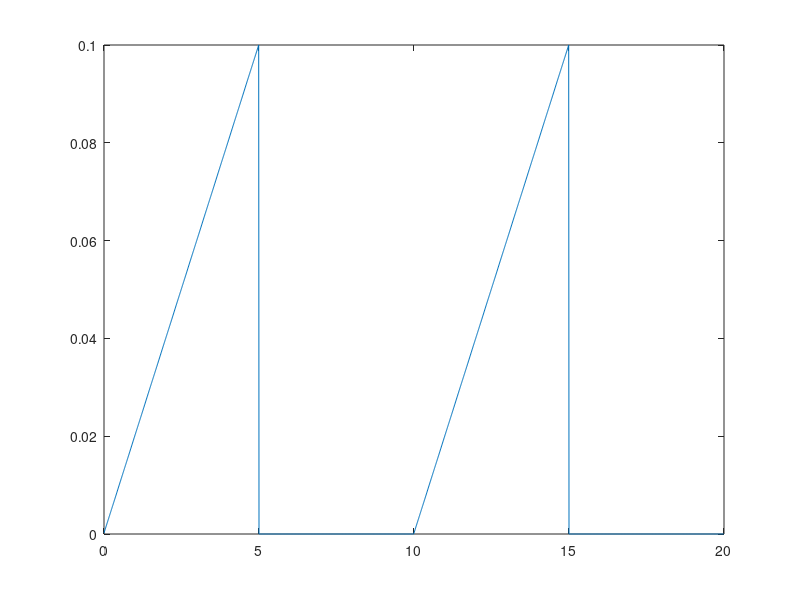

This chart was generated by the following MATLAB code:
% 1 m/s input .1m drop from side walk
t=0:.01:19.99;
w=.01:.01:5;
u1=(w/50);
u2=0*ones(1,500);
u3=(w/50);
u4=0*ones(1,500);
u=[u1 u2 u3 u4 ];
plot(t,u)